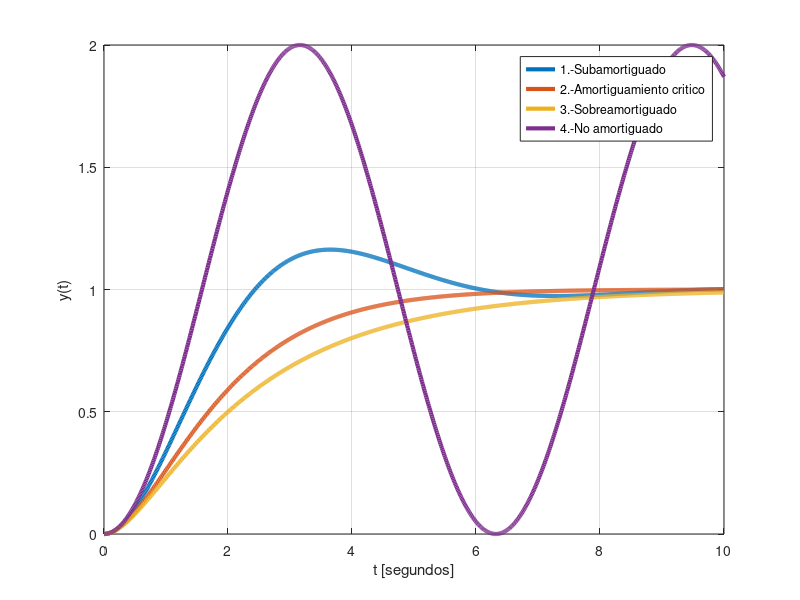

Here is the MATLAB script that generated this plot:
clc;
clear all;
close all;

%% variables

R = 330; % omh
L = 10*exp(-3); %mH
C = 820*exp(-6); % pF

t=0:0.01:10;

wn = 1/sqrt(L*C);

%% subamortiguado 0<Z<1
Z=0.5; %Coeficiente de amortiguamiento
wd = wn*sqrt(1-Z^2);
Vo1=1.-exp(-Z.*wn.*t).*( cos(wd.*t) + (Z/sqrt(1-Z^2)).*sin(wd.*t) );
plot(t,Vo1,'LineWidth',3)
grid on
hold on
%% Amortiguamiento crítico*
Z=1; %Coeficiente de amortiguamiento
wd = wn*sqrt(1-Z^2);
Vo2=1.-exp(-Z.*wn.*t).*( cos(wd.*t) + (wn.*t) );
hold on
plot(t,Vo2,'LineWidth',3)
%% Sobreamortiguado*
Z=1.3; %Coeficiente de amortiguamiento
wd = wn*sqrt(1-Z^2);
Vo3=1.-exp(-Z.*wn.*t).*( cos(wd.*t) + (Z/sqrt(1-Z^2)).*sin(wd.*t) );
hold on
plot(t,Vo3,'LineWidth',3)
%% no amortiguado
Z=0; %Coeficiente de amortiguamiento
wd = wn*sqrt(1-Z^2);
Vo4=1.-exp(-Z.*wn.*t).*( cos(wd.*t) + (Z/sqrt(1-Z^2)).*sin(wd.*t) );
hold on
plot(t,Vo4,'LineWidth',3)
legend('1.-Subamortiguado','2.-Amortiguamiento critico','3.-Sobreamortiguado','4.-No amortiguado')
xlabel('t [segundos]')
ylabel('y(t)')
